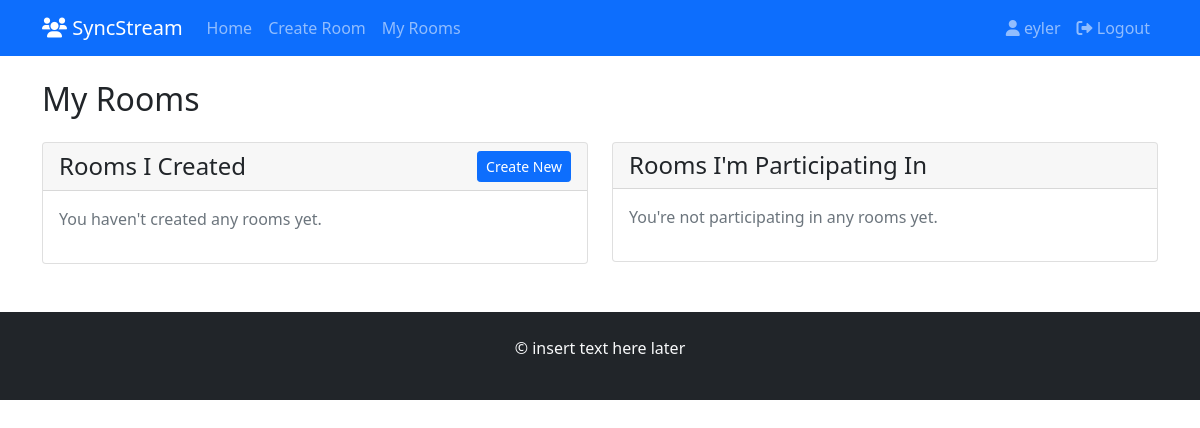
/rooms/my-rooms/ (signed in), run on an earlier commit of the app's database.
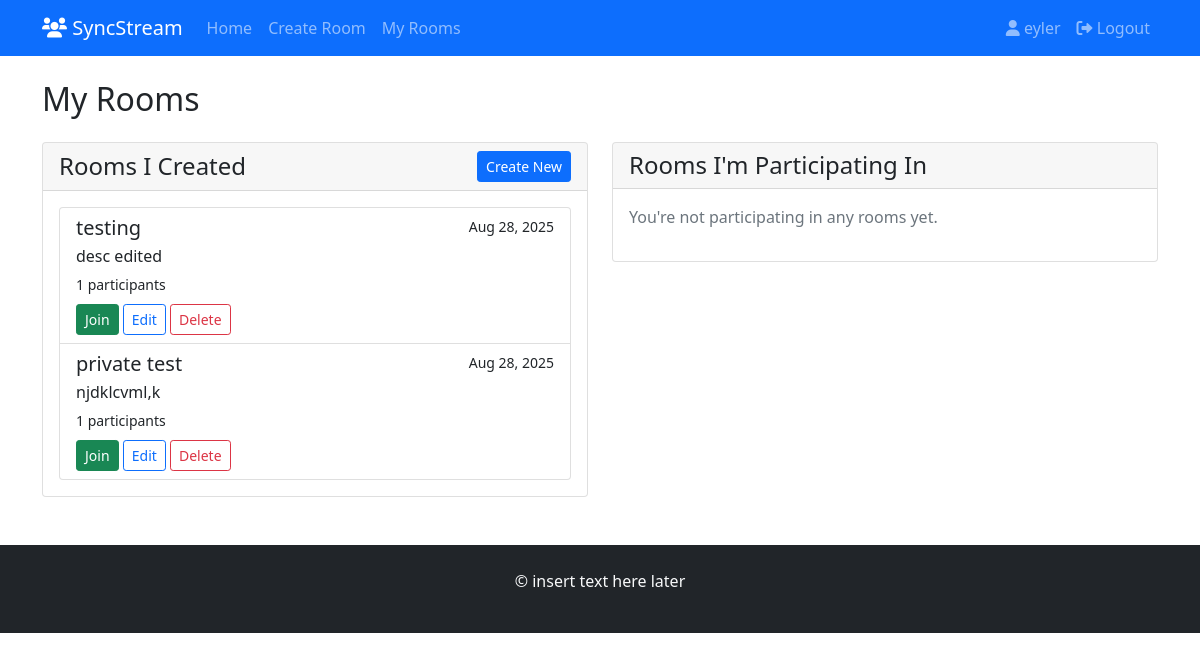
And on a later commit of the database.
### rooms/models.py (models this page shows, shortened)
class Room(models.Model):
    id = models.UUIDField(primary_key=True, default=uuid.uuid4, editable=False)
    name = models.CharField(max_length=100)
    description = models.TextField(blank=True)
    creator = models.ForeignKey(settings.AUTH_USER_MODEL, on_delete=models.CASCADE, related_name='created_rooms')
    created_at = models.DateTimeField(auto_now_add=True)
    is_private = models.BooleanField(default=False)
    password = models.CharField(max_length=50, blank=True, null=True)
    max_users = models.PositiveIntegerField(default=10)
    is_active = models.BooleanField(default=True)
    is_locked = models.BooleanField(default=False)
    allow_screen_share = models.BooleanField(default=True)
    allow_chat = models.BooleanField(default=True)
    current_video_url = models.URLField(blank=True, null=True)
    video_state = models.CharField(max_length=20, default='paused')
    video_timestamp = models.FloatField(default=0)
    last_video_update = models.DateTimeField(blank=True, null=True)
    deleted_at = models.DateTimeField(blank=True, null=True)

### rooms/views.py (the view)
# urls.py: path('my-rooms/', views.user_rooms, name='user_rooms'),
@login_required
def user_rooms(request):
    created_rooms = Room.objects.filter(creator=request.user)
    participant_rooms = Room.objects.filter(
        participants__user=request.user,
        participants__is_online=True,
        is_active=True
    ).exclude(creator=request.user).distinct()
    return render(request, 'rooms/user_rooms.html', {
        'created_rooms': created_rooms,
        'participant_rooms': participant_rooms,
    })

### templates/rooms/user_rooms.html (shortened to what this page needs)
{% extends 'base.html' %}
{% block content %}
<h2 class="mb-4">My Rooms</h2>
<div class="row">
    <div class="col-md-6">
        <div class="card">
            <div class="card-header d-flex justify-content-between align-items-center">
                <h4 class="mb-0">Rooms I Created</h4>
                <a href="{% url 'rooms:create_room' %}" class="btn btn-primary btn-sm">Create New</a>
            </div>
            <div class="card-body">
                {% if created_rooms %}
                <div class="list-group">
                    {% for room in created_rooms %}
                    <div class="list-group-item {% if not room.is_active %}list-group-item-secondary{% endif %}">
                        <div class="d-flex w-100 justify-content-between">
                            <h5 class="mb-1">
                                {{ room.name }}
                            </h5>
                            <small>{{ room.created_at|date:"M d, Y" }}</small>
                        </div>
                        <p class="mb-1">{{ room.description|truncatewords:10 }}</p>
                        <small>{{ room.participants.count }} participants</small>
                        <div class="mt-2">
                            {% if room.is_active %}
                            <a href="{% url 'rooms:room_detail' room.id %}" class="btn btn-success btn-sm">Join</a>
                            <a href="{% url 'rooms:edit_room' room.id %}" class="btn btn-outline-primary btn-sm">Edit</a>
                            <form action="{% url 'rooms:delete_room' room.id %}" method="post" class="d-inline">
                                <button type="submit" class="btn btn-outline-danger btn-sm"
                                        onclick="return confirm('Are you sure you want to delete this room?')">
                                    Delete
                                </button>
                            </form>
                            {% endif %}
                        </div>
                    </div>
                    {% endfor %}
                </div>
                {% else %}
                <p class="text-muted">You haven't created any rooms yet.</p>
                {% endif %}
            </div>
        </div>
    </div>
    <div class="col-md-6">
        <div class="card">
            <div class="card-header">
                <h4 class="mb-0">Rooms I'm Participating In</h4>
            </div>
            <div class="card-body">
                {% if participant_rooms %}
                <div class="list-group">
                    {% for room in participant_rooms %}
                    <a href="{% url 'room_detail' room.id %}" class="list-group-item list-group-item-action">
                        <div class="d-flex w-100 justify-content-between">
                            <h5 class="mb-1">{{ room.name }}</h5>
                            <small>By {{ room.creator.username }}</small>
                        </div>
                        <p class="mb-1">{{ room.description|truncatewords:10 }}</p>
                        <small>{{ room.participants.count }} participants</small>
                    </a>
                    {% endfor %}
                </div>
                {% else %}
                <p class="text-muted">You're not participating in any rooms yet.</p>
                {% endif %}
            </div>
        </div>
    </div>
</div>
{% endblock %}

What changed in the data, as far as the page shows it:
added Room: name "testing", created_at "Aug 28, 2025", description "desc edited", participants.count "1", is_active "Join"
added Room: name "private test", created_at "Aug 28, 2025", description "njdklcvml,k", participants.count "1", is_active "Join"
Also different on the page:
text no longer shown: "You haven't created any rooms yet."
